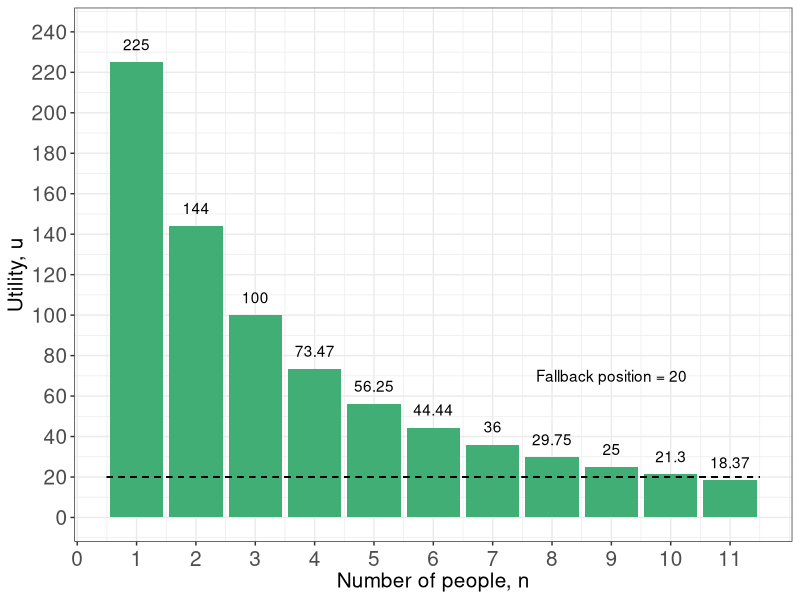
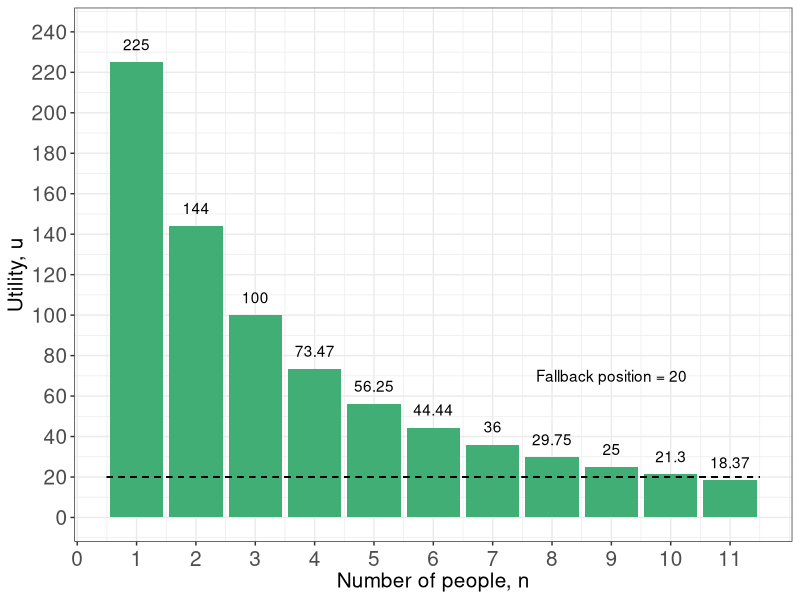

R code for these plots, in order:
library(tidyverse)
par(mar =  c(12, 12, 4, 4))
x <- c(11:1)
utility <- c(18.37,21.30,25.00, 29.75, 36.00, 44.44,56.25, 73.47, 100.00, 144.00,225.00)
df <- tibble(x,utility)


plot1 <- df %>% 
  ggplot(aes(x = x, y = utility)) +
  geom_bar(stat = "identity", position = position_dodge(), fill = "#41AE76" ) + 
  geom_text(aes(x=x,y=utility,label=utility), vjust = -1) + 
  geom_segment(aes(x=0.5, xend=11.5, y=20, yend=20), linetype=2) + 
  #geom_text(aes(x = point, y = Utility, label = Utility)) +
  #scale_x_discrete(labels = xaxislabs) + 
  scale_x_continuous(breaks = seq(0,11,1)) +
  scale_y_continuous(breaks = seq(0,240,20),
                     labels = seq(0,240,20),
                     limits = c(0,240)) +
  scale_fill_manual(values=c("#386cb0")) + theme_bw() + ylab("Utility, u") + xlab("Number of people, n") + 
  annotate("text", x = 9, y = 70, label = "Fallback position = 20") + 
  theme(
        axis.title = element_text(size = 15),
        axis.title.y = element_text(size = 15),
        axis.text.y = element_text(size = 15),
        #legend.title = element_text(size = 16),
        legend.text = element_text(size = 18),
        legend.title = element_text(size = 18),
        axis.text.x  = element_text(vjust = 0.5, size = 15))
plot1 



ggsave("coordination_failures/NE_bargraph.pdf", plot1, width = 11, height = 7)

# scale_fill_discrete(name = "", 
#                     breaks = c("ua", "ub", "totalu"), 
#                     labels = c(expression(paste("A's Utility, ", u^A)), expression(paste("B's Utility, ",u^B), "Total Utility"))
# ) +
#   scale_color_discrete(name = "", 
#                        breaks = c("ua", "ub", "totalu"), 
#                        labels = c(expression(paste("A's Utility, ", u^A)), expression(paste("B's Utility, ",u^B), "Total Utility"))
#   ) +
